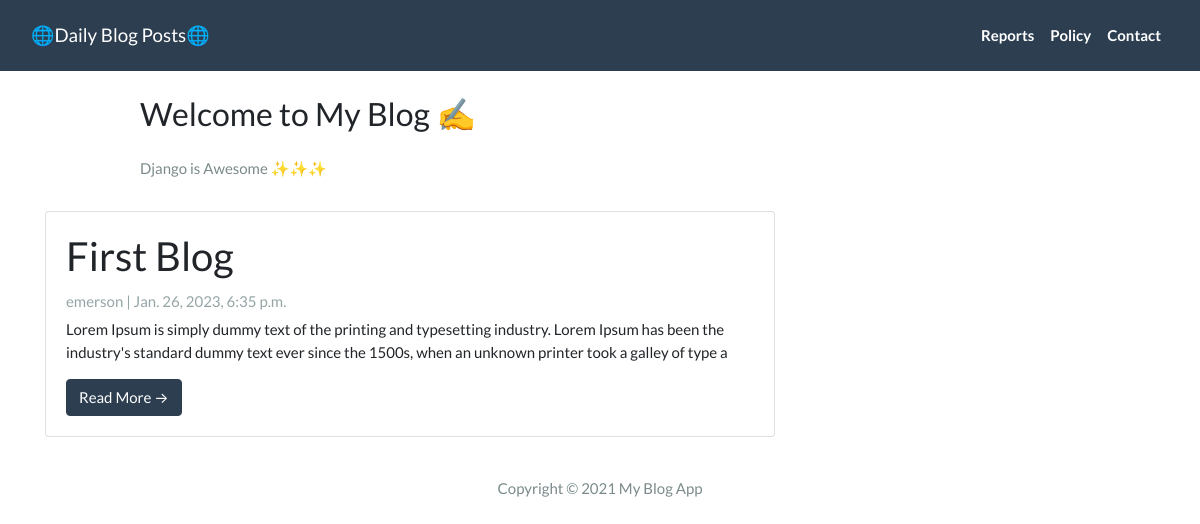
The page / on the database its author committed.
### blog/models.py (models this page shows, shortened)
class Post(models.Model):
    title = models.CharField(max_length=200, unique=True)
    slug = models.SlugField(max_length=200, unique=True)
    author=models.ForeignKey(User, on_delete=models.CASCADE, related_name="blog_posts")
    created_on=models.DateTimeField(auto_now_add=True)
    updated_on=models.DateTimeField(auto_now=True)
    content=models.TextField()
    status=models.IntegerField(choices=STATUS, default=0)
    class Meta:
        ordering=['-created_on']

### blog/views.py (the view)
# urls.py: path('', index, name="index"),
def index(request):
    posts=Post.objects.all()
    return render(request, "index.html", {"posts": posts})

### blog/templates/index.html (shortened to what this page needs)
{% extends 'base.html' %}
{% block content %}
<header class="masthead">
  <div class="container">
    <div class="row">
      <div class=" col-md-8 col-md-10 mx-auto">
        <div class="site-heading">
          <h3 class=" site-heading my-4 mt-3 text-black"> Welcome to My Blog ✍️ </h3>
          <p class="text-dark">Django is Awesome ✨✨✨ </p>
        </div>
      </div>
    </div>
  </div>
</header>
<div class="container">
  <div class="row">
    <div class="col-md-8 mt-3 left">
      {% for post in posts %}
      <div class="card mb-4">
        <div class="card-body">
          <h2 class="card-title">{{ post.title }}</h2>
          <p class="card-text text-muted h6">{{ post.author }} | {{ post.created_on}} </p>
          <p class="card-text">{{post.content|slice:":200"}}</p>
          <a href="{% url 'post_detail' post.slug  %}" class="btn btn-primary">Read More &rarr;</a>
        </div>
      </div>
      {% endfor %}
    </div>
  </div>
</div>
{%endblock%}

### blog/templates/base.html (shortened to what this page needs)
<!DOCTYPE html>
<html>
<head>
  <link rel="stylesheet" href="https://stackpath.bootstrapcdn.com/bootswatch/4.5.2/flatly/bootstrap.min.css">
</head>
<body>
  <nav class="navbar navbar-expand-lg navbar-dark bg-primary" id="mainNav">
    <div class="container-fluid">
      <a class="navbar-brand" href="{% url 'home' %}">🌐Daily Blog Posts🌐</a>
      <div class="collapse navbar-collapse" id="navbarResponsive">
        <ul class="navbar-nav ml-auto">
          <li class="nav-item text-black">
            <a class="nav-link text-black font-weight-bold" href="#">Reports</a>
          </li>
          <li class="nav-item text-black">
            <a class="nav-link text-black font-weight-bold" href="#">Policy</a>
          </li>
          <li class="nav-item text-black">
            <a class="nav-link text-black font-weight-bold" href="#">Contact</a>
          </li>
        </ul>
      </div>
    </div>
  </nav>
  {% block content %}{% endblock content %}
  <footer class="py-3 bg-grey">
    <p class="m-0 text-dark text-center ">Copyright &copy; 2021 My Blog App </p>
  </footer>
</body>
</html>

### rows shown on the page
Post: title "First Blog", author "emerson", created_on "Jan. 26, 2023, 6:35 p.m.", content "Lorem Ipsum is simply dummy text of the printing and typesetting industry. Lorem Ipsum has been the industry's standard dummy text ever since the 1500s, when an unknown printer took a galley of type a"
